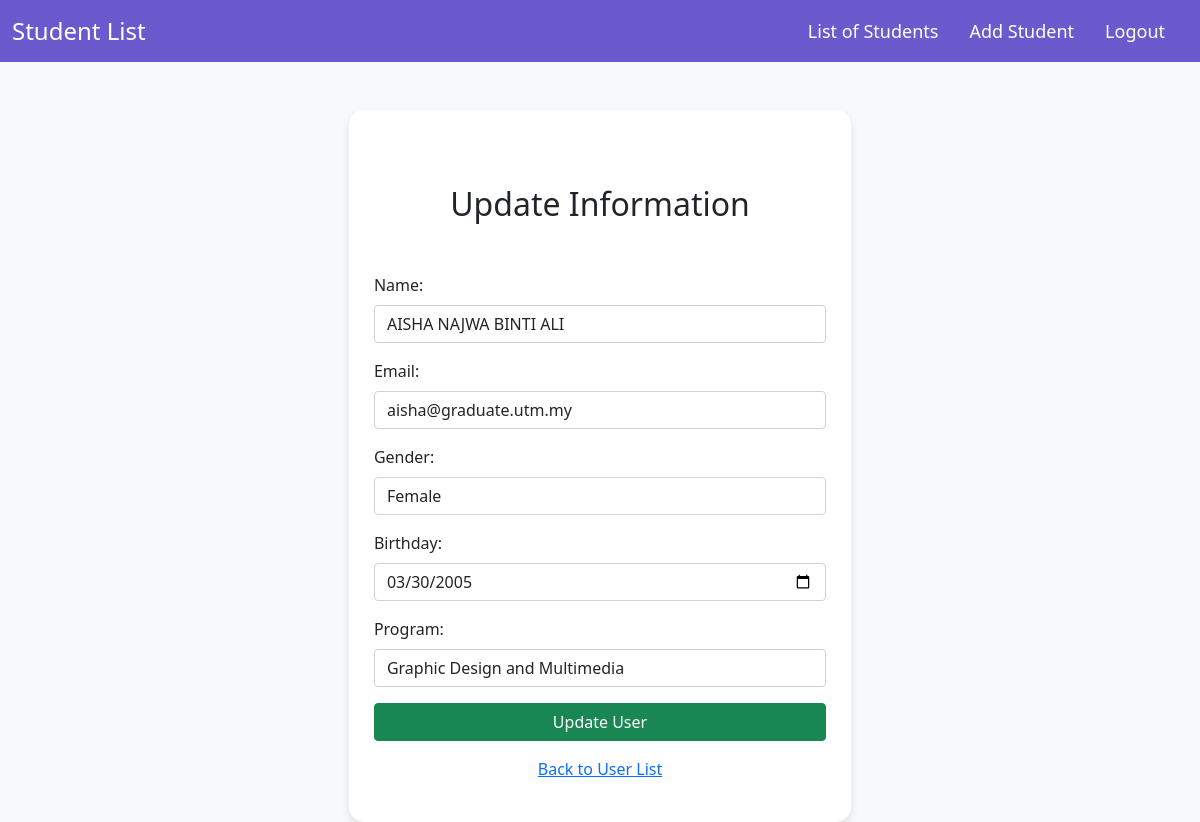
Page /update.php?id=1 (signed in) on the committed database.
### tables this page shows
CREATE TABLE `users` (
  `id` int(6) UNSIGNED NOT NULL,
  `name` varchar(30) NOT NULL,
  `email` varchar(50) NOT NULL,
  `gender` enum('Male','Female') NOT NULL,
  `birthday` date DEFAULT NULL,
  `program` varchar(50) NOT NULL
);

### update.php (the view, shortened to what this page needs)
<html lang="en">
<head>
    <link href="https://cdn.jsdelivr.net/npm/bootstrap@5.0.1/dist/css/bootstrap.min.css" rel="stylesheet">
</head>
<body class="bg-light">
<nav class="navbar navbar-expand-lg navbar-custom">
    <div class="container-fluid">
        <a class="navbar-brand" href="#">Student List</a>
        <div class="collapse navbar-collapse" id="navbarNav">
            <ul class="navbar-nav ms-auto">
                <li class="nav-item">
                    <a class="nav-link active" href="view.php">List of Students</a>
                </li>
                <li class="nav-item">
                    <a class="nav-link" href="addStudent.php">Add Student</a>
                </li>
                <li class="nav-item">
                    <a class="nav-link" href="logout.php">Logout</a>
                </li>
            </ul>
        </div>
    </div>
</nav>
<div class="container mt-5">
    <div class="form-container">
        <h2 class="text-center">Update Information</h2>
        <?php
        include "db.php";
        if (isset($_GET['id'])) {
            $id = $_GET['id'];
            $sql = "SELECT * FROM users WHERE id=?";
            $stmt = mysqli_prepare($conn, $sql);
            mysqli_stmt_bind_param($stmt, "i", $id);
            mysqli_stmt_execute($stmt);
            $result = mysqli_stmt_get_result($stmt);
            $row = mysqli_fetch_assoc($result);
        }
        ?>
        <form action="update.php?id=<?php echo $row['id']; ?>" method="POST">
            <div class="mb-3">
                <label for="name" class="form-label">Name:</label>
                <input type="text" name="name" value="<?php echo htmlspecialchars($row['name']); ?>" id="name" class="form-control" required>
            </div>
            <div class="mb-3">
                <label for="email" class="form-label">Email:</label>
                <input type="email" name="email" value="<?php echo htmlspecialchars($row['email']); ?>" id="email" class="form-control" required>
            </div>
            <div class="mb-3">
                <label for="gender" class="form-label">Gender:</label>
                <input type="text" name="gender" value="<?php echo htmlspecialchars($row['gender']); ?>" id="gender" class="form-control" required>
            </div>
            <div class="mb-3">
                <label for="birthday" class="form-label">Birthday:</label>
                <input type="date" name="birthday" value="<?php echo htmlspecialchars($row['birthday']); ?>" id="birthday" class="form-control" required>
            </div>
            <div class="mb-3">
                <label for="program" class="form-label">Program:</label>
                <input type="text" name="program" value="<?php echo htmlspecialchars($row['program']); ?>" id="program" class="form-control" required>
            </div>
            <button type="submit" class="btn btn-success w-100">Update User</button>
            <a href="view.php" class="d-block text-center mt-3">Back to User List</a>
        </form>
    </div>
</div>
</body>
</html>

### update.php (style rules this page uses)
.navbar-custom { background-color: slateblue; }
.navbar-custom .navbar-nav .nav-link { color: white; font-size: 18px; }
.navbar-custom .navbar-brand { color: white; font-size: 24px; }
.navbar-nav { margin-left: auto; }
.navbar-nav .nav-item { margin-right: 15px; }
.form-container { width: 45%; margin: 0 auto; padding: 25px; background-color:white; border-radius: 15px; box-shadow: 0 4px 8px rgba(0,0,0,0.1); }
.form-container h2 { margin-top: 50px;; margin-bottom: 50px; }

### rows in the picture
users: name "AISHA NAJWA BINTI ALI", email "aisha@graduate.utm.my", gender "Female", birthday "03/30/2005", program "Graphic Design and Multimedia"
